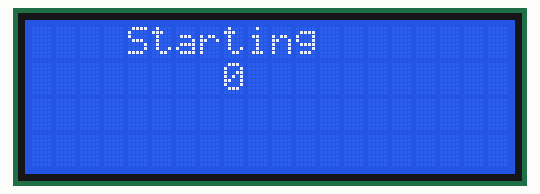
Bench run of a sketch on a simulated Arduino Uno, built with avr-gcc and run on an emulated ATmega328P. On the bench: 20×4 character LCD.

Above: at 0.1 s.
At 1.1 s:
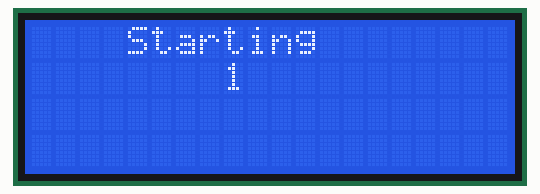
At 4.1 s:
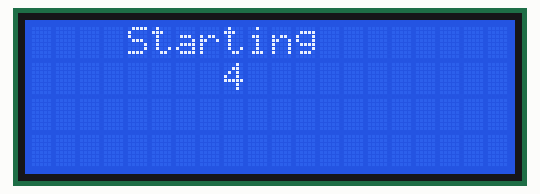
At 11.2 s:
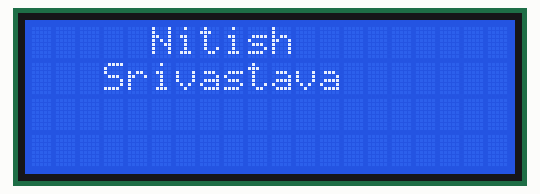
At 12.2 s:
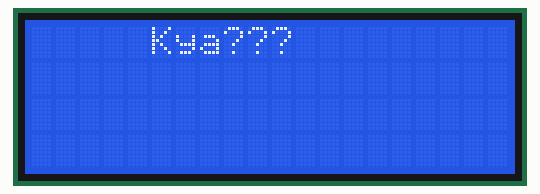
At 16.53 s:
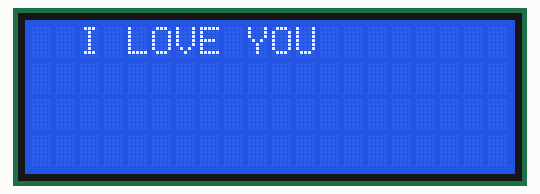

The sketch:

lcd-msg.ino
```cpp
//Connect LCD
/*
 * GND to power port GND
 * VCC to power port 5V
 * SDA to analog port A4
 * SCL to analog port A5
 * New LiquidCrystal library
 * for multiple lcd we can use Breadboard and jumper wires
 */
 #include <Wire.h>
 #include <LiquidCrystal_I2C.h>

 LiquidCrystal_I2C lcd(0x27,20,4);
 int count = 0;
void setup() {
  lcd.init();
  lcd.backlight();
  lcd.setCursor(4,0);
 lcd.print("Starting");
 for(count=0; count<=10; count++){
  lcd.setCursor(8,1);
  lcd.print(count);
  delay(1000);
 }
  lcd.clear();
  lcd.setCursor(5,0);
  lcd.print("Nitish");
  lcd.setCursor(3,1);
  lcd.print("Srivastava");
  delay(1000);
  lcd.clear();
  lcd.setCursor(5,0);
  lcd.print("Kya???");
  delay(1000);
 lcd.clear();
}

void loop() {
  lcd.setCursor(0,0);
  lcd.print("I LOVE YOU");
  for(int i=0;i<6;i++)
  {
    lcd.scrollDisplayRight();
    delay(250);
  }
  for(int i=6;i>0;i--)
  {
    lcd.scrollDisplayLeft();
    delay(250);
  }
}
```

Measured:
- by itself, everything shown: repeats every 3.0 s, in 12 steps
- what the display in image 2 shows lasts 1.0 s, from 4.1 s to 5.1 s
